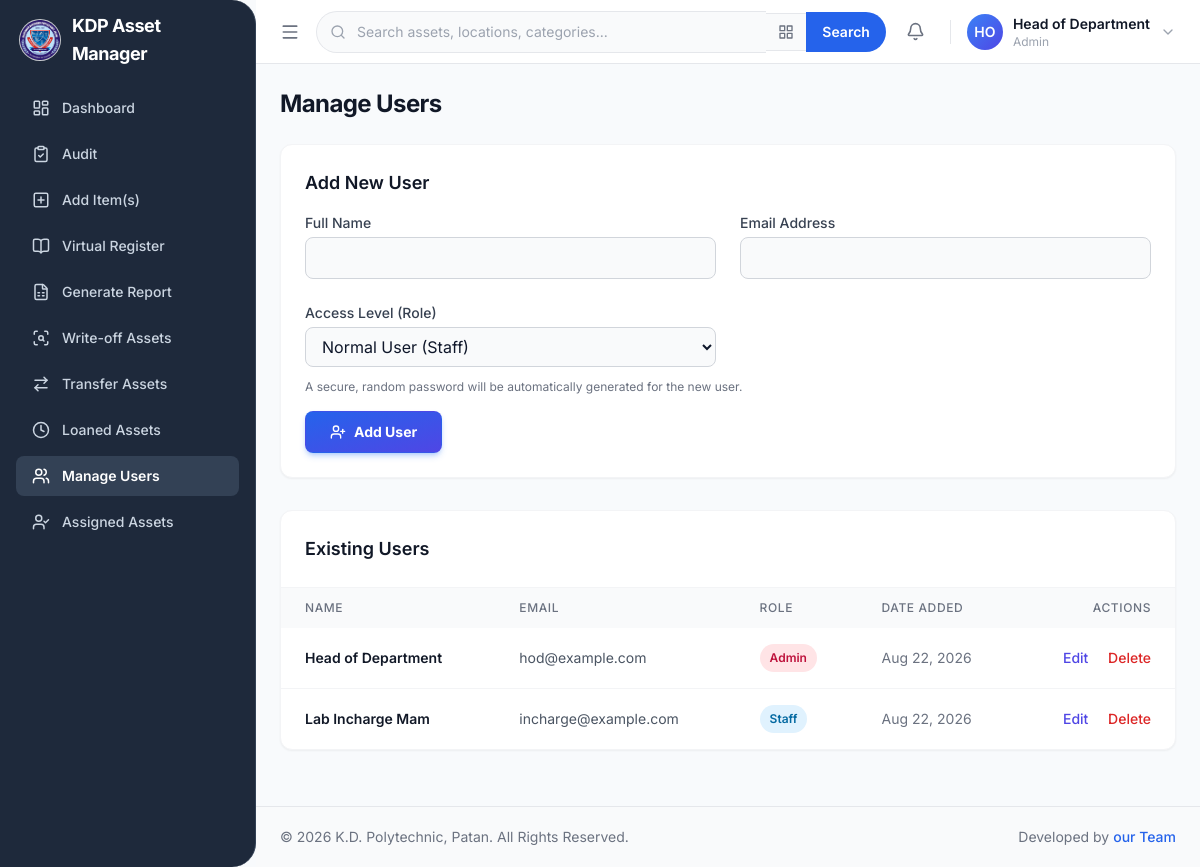
The page /manage-users.php (signed in) on the database its author committed.
### tables this page shows
CREATE TABLE users (
    id INT AUTO_INCREMENT PRIMARY KEY,
    full_name VARCHAR(100) NOT NULL,
    email VARCHAR(100) NOT NULL UNIQUE,
    password_hash VARCHAR(255) NOT NULL,
    role ENUM('admin', 'staff') DEFAULT 'staff',
    created_at TIMESTAMP DEFAULT CURRENT_TIMESTAMP
);

### manage-users.php (the view, shortened to what this page needs)
<?php
require 'db.php';
function getInitials($name) {
    $words = explode(' ', $name);
    $initials = '';
    foreach ($words as $word) {
        $initials .= strtoupper(substr($word, 0, 1));
    }
    return substr($initials, 0, 2);
}
$users = [];
$result = $conn->query("SELECT id, full_name, email, role, created_at FROM users ORDER BY created_at DESC");
if ($result) {
    $users = $result->fetch_all(MYSQLI_ASSOC);
}
$current_page = 'manage-users';
?>
<!DOCTYPE html>
<html lang="en">
<head>
<script src="https://cdn.tailwindcss.com"></script>
    <link rel="stylesheet" href="loader/loader.css" />
  <link rel="stylesheet" href="notifications.css" />
<body class="h-screen bg-slate-50 text-slate-900 antialiased">
<div class="h-screen flex overflow-hidden">
  <?php include 'sidebar.php'; ?>
  <div id="mainContent" class="flex-1 flex flex-col min-w-0 lg:ml-64 transition-all duration-300 ease-in-out h-screen overflow-hidden">
        <?php include 'topbar.php'; ?>
    <div class="flex-1 overflow-y-auto flex flex-col">
      <main class="flex-1 bg-slate-50 p-4 lg:p-6">
        <div class="max-w-4xl mx-auto">
          <h1 class="text-2xl font-bold text-gray-900 tracking-tight mb-6">Manage Users</h1>
          <div class="bg-white rounded-xl shadow-sm border border-gray-100 p-6 mb-8">
            <h2 class="text-lg font-semibold text-gray-900 mb-4">Add New User</h2>
            <form action="manage-users.php" method="POST" class="grid grid-cols-1 md:grid-cols-2 gap-6">
              <div>
                <label for="full_name" class="block text-sm font-medium text-gray-700 mb-1">Full Name</label>
                <input type="text" name="full_name" id="full_name" required class="w-full px-3 py-2 bg-gray-50 border border-gray-300 rounded-lg focus:outline-none focus:ring-2 focus:ring-blue-500/50 focus:border-blue-500 transition">
              </div>
              <div>
                <label for="email" class="block text-sm font-medium text-gray-700 mb-1">Email Address</label>
                <input type="email" name="email" id="email" required class="w-full px-3 py-2 bg-gray-50 border border-gray-300 rounded-lg focus:outline-none focus:ring-2 focus:ring-blue-500/50 focus:border-blue-500 transition">
              </div>
              <div>
                <label for="role" class="block text-sm font-medium text-gray-700 mb-1">Access Level (Role)</label>
                <select name="role" id="role" required class="w-full px-3 py-2 bg-gray-50 border border-gray-300 rounded-lg focus:outline-none focus:ring-2 focus:ring-blue-500/50 focus:border-blue-500 transition">
                  <option value="staff">Normal User (Staff)</option>
                </select>
              </div>
              <div class="md:col-span-2">
                  <p class="text-xs text-gray-500 -mt-3 mb-4">
                      A secure, random password will be automatically generated for the new user.
                  </p>
                <button type="submit" class="w-full sm:w-auto inline-flex justify-center items-center gap-2 px-6 py-2.5 border border-transparent text-sm font-bold rounded-lg text-white bg-gradient-to-br from-blue-600 to-indigo-600 hover:from-blue-700 hover:to-indigo-600 transition-all shadow-md shadow-blue-500/30 hover:shadow-lg hover:shadow-blue-500/40">
                  <i data-lucide="user-plus" style="width:16px;height:16px"></i>
                  Add User
                </button>
              </div>
            </form>
          </div>
          <div class="bg-white rounded-xl shadow-sm border border-gray-100">
            <div class="p-5 lg:p-6 border-b border-gray-100">
              <h2 class="text-lg font-semibold text-gray-900">Existing Users</h2>
            </div>
            <div class="overflow-x-auto">
              <table class="w-full text-sm min-w-[640px]">
                <thead class="bg-gray-50">
                  <tr class="text-left text-xs text-gray-500 uppercase tracking-wider">
                    <th class="px-6 py-3 font-medium">Name</th>
                    <th class="px-6 py-3 font-medium">Email</th>
                    <th class="px-6 py-3 font-medium">Role</th>
                    <th class="px-6 py-3 font-medium">Date Added</th>
                    <th class="px-6 py-3 font-medium text-right">Actions</th>
                  </tr>
                </thead>
                <tbody class="divide-y divide-gray-100">
                  <?php foreach ($users as $user): ?>
                  <tr>
                    <td class="px-6 py-4 whitespace-nowrap font-semibold text-gray-900"><?php echo htmlspecialchars($user['full_name']); ?></td>
                    <td class="px-6 py-4 whitespace-nowrap text-gray-600"><?php echo htmlspecialchars($user['email']); ?></td>
                    <td class="px-6 py-4 whitespace-nowrap">
                      <span class="px-2.5 py-1 inline-flex text-xs leading-5 font-semibold rounded-full <?php echo $user['role'] === 'admin' ? 'bg-rose-100 text-rose-700' : 'bg-sky-100 text-sky-700'; ?>">
                        <?php echo ucfirst(htmlspecialchars($user['role'])); ?>
                      </span>
                    </td>
                    <td class="px-6 py-4 whitespace-nowrap text-gray-500"><?php echo date('M d, Y', strtotime($user['created_at'])); ?></td>
                    <td class="px-6 py-4 whitespace-nowrap text-right text-sm font-medium">
                      <a href="edit_user.php?id=<?php echo $user['id']; ?>" class="text-indigo-600 hover:underline">Edit</a>
                      <?php if ($user['id'] !== $_SESSION['user_id']):  ?>
                        <a href="manage-users.php?action=delete_user&id=<?php echo $user['id']; ?>"
                           class="text-red-600 hover:text-red-900 ml-4"
                           onclick="return confirm('Are you sure you want to permanently delete this user? This action cannot be undone.');">Delete</a>
                      <?php endif; ?>
                    </td>
                  </tr>
                  <?php endforeach; ?>
                </tbody>
              </table>
            </div>
          </div>
        </div>
      </main>
      <?php include 'footer.php'; ?>
    </div>
  </div>
</div>
</html>

### sidebar.php (shortened to what this page needs)
<?php
$current_page = $current_page ?? '';
?>
<aside id="sidebar" class="w-64 flex flex-col fixed inset-y-0 left-0 z-40 transition-transform duration-300 ease-in-out border-r border-slate-700 rounded-tr-3xl rounded-br-3xl -translate-x-full lg:translate-x-0" style="background-color: #1e293b;">
    <a href="dashboard.php" class="h-20 flex items-center gap-3 px-5 shrink-0">
        <img src="kdp_logo.jpeg" alt="College Logo" class="h-10 w-10 rounded-full object-cover ring-1 ring-white/75">
        <span class="font-bold text-lg tracking-tight text-white">KDP Asset Manager</span>
    </a>
    <nav class="flex-1 overflow-y-auto px-4 py-2 space-y-1.5">
        <a href="dashboard.php?view=dashboard" class="flex items-center gap-3 px-4 py-2.5 rounded-lg text-sm font-medium transition-colors <?php echo ($current_page === 'dashboard') ? 'bg-slate-700 text-white font-semibold' : 'text-slate-300 hover:bg-slate-700 hover:text-white'; ?>">
            <i data-lucide="layout-dashboard" style="width:18px;height:18px"></i>
            Dashboard
        </a>
        <a href="dashboard.php?view=audit" class="flex items-center justify-between gap-3 px-4 py-2.5 rounded-lg text-sm font-medium transition-colors <?php echo ($current_page === 'audit') ? 'bg-slate-700 text-white font-semibold' : 'text-slate-300 hover:bg-slate-700 hover:text-white'; ?>">
            <span class="flex items-center gap-3">
                <i data-lucide="clipboard-check" style="width:18px;height:18px"></i>
                Audit
            </span>
        </a>
        <?php if (isset($_SESSION['role']) && $_SESSION['role'] === 'admin'): ?>
            <a href="dashboard.php?view=add-asset" class="flex items-center gap-3 px-4 py-2.5 rounded-lg text-sm font-medium transition-colors <?php echo ($current_page === 'add-asset') ? 'bg-slate-700 text-white font-semibold' : 'text-slate-300 hover:bg-slate-700 hover:text-white'; ?>">
                <i data-lucide="plus-square" style="width:18px;height:18px"></i>
                Add Item(s)
            </a>
            <a href="dashboard.php?view=register" class="flex items-center gap-3 px-4 py-2.5 rounded-lg text-sm font-medium transition-colors <?php echo ($current_page === 'register') ? 'bg-slate-700 text-white font-semibold' : 'text-slate-300 hover:bg-slate-700 hover:text-white'; ?>">
                <i data-lucide="book-open" style="width:18px;height:18px"></i>
                Virtual Register
            </a>
            <a href="dashboard.php?view=generate-report" class="flex items-center gap-3 px-4 py-2.5 rounded-lg text-sm font-medium transition-colors <?php echo ($current_page === 'generate-report') ? 'bg-slate-700 text-white font-semibold' : 'text-slate-300 hover:bg-slate-700 hover:text-white'; ?>">
                <i data-lucide="file-spreadsheet" style="width:18px;height:18px"></i>
                Generate Report
            </a>
            <a href="dashboard.php?view=write-off-assets" class="flex items-center gap-3 px-4 py-2.5 rounded-lg text-sm font-medium transition-colors <?php echo ($current_page === 'write-off-assets') ? 'bg-slate-700 text-white font-semibold' : 'text-slate-300 hover:bg-slate-700 hover:text-white'; ?>">
                <i data-lucide="scan-search" style="width:18px;height:18px"></i>
                Write-off Assets
            </a>
            <a href="dashboard.php?view=transfer-assets" class="flex items-center gap-3 px-4 py-2.5 rounded-lg text-sm font-medium transition-colors <?php echo ($current_page === 'transfer-assets') ? 'bg-slate-700 text-white font-semibold' : 'text-slate-300 hover:bg-slate-700 hover:text-white'; ?>">
                <i data-lucide="arrow-right-left" style="width:18px;height:18px"></i>
                Transfer Assets
            </a>
            <a href="dashboard.php?view=loaned-assets" class="flex items-center gap-3 px-4 py-2.5 rounded-lg text-sm font-medium transition-colors <?php echo ($current_page === 'loaned-assets') ? 'bg-slate-700 text-white font-semibold' : 'text-slate-300 hover:bg-slate-700 hover:text-white'; ?>">
                <i data-lucide="clock" style="width:18px;height:18px"></i>
                Loaned Assets
            </a>
            <a href="manage-users.php" class="flex items-center gap-3 px-4 py-2.5 rounded-lg text-sm font-medium transition-colors <?php echo ($current_page === 'manage-users') ? 'bg-slate-700 text-white font-semibold' : 'text-slate-300 hover:bg-slate-700 hover:text-white'; ?>">
                <i data-lucide="users" style="width:18px;height:18px"></i>
                Manage Users
            </a>
            <a href="assigned-assets.php" class="flex items-center justify-between gap-3 px-4 py-2.5 rounded-lg text-sm font-medium transition-colors <?php echo ($current_page === 'assigned-assets') ? 'bg-slate-700 text-white font-semibold' : 'text-slate-300 hover:bg-slate-700 hover:text-white'; ?>">
                <span class="flex items-center gap-3 min-w-0">
                <i data-lucide="user-check" style="width:18px;height:18px"></i>
                Assigned Assets
                </span>
            </a>
        <?php endif; ?>
    </nav>
</aside>

### topbar.php (shortened to what this page needs)
<header class="h-16 border-b border-gray-200 bg-white flex items-center justify-between px-4 lg:px-6 gap-3 shrink-0 sticky top-0 z-20">
    <div class="flex items-center gap-2 flex-1 min-w-0">
        <button id="menuBtn" class="p-2 -ml-2 rounded-lg hover:bg-gray-100 text-gray-500 shrink-0" aria-label="Toggle sidebar">
            <i data-lucide="menu" style="width:20px;height:20px"></i>
        </button>
        <div id="search-container" class="relative w-full flex items-center">
            <div class="absolute left-3.5 top-1/2 -translate-y-1/2 pointer-events-none">
            </div>
            <input type="text" id="searchInput"
                   placeholder="Search assets, locations, categories..."
                   class="w-full pl-10 pr-4 py-2.5 bg-gray-50 border border-r-0 border-gray-200 rounded-l-full text-sm text-gray-700 placeholder-gray-400 focus:outline-none focus:ring-2 focus:ring-blue-500/20 focus:border-blue-300 transition"
                   autocomplete="off" />
            <button id="qrScanBtn" title="Scan QR Code"
                    class="px-3 py-2.5 bg-gray-50 border border-x-0 border-gray-200 text-gray-500 hover:bg-blue-50 hover:text-blue-600 transition-colors"
                    onclick="openQrScanner()">
            </button>
            <button id="searchButton" class="px-4 py-2.5 bg-blue-600 text-white rounded-r-full hover:bg-blue-700 transition-colors text-sm font-semibold shrink-0">
                Search
            </button>
        </div>
    </div>
    <div class="flex items-center gap-3 sm:gap-4 shrink-0">
        <div id="notification-wrapper" class="notification-wrapper">
            <button type="button" class="notification-bell" aria-label="Notifications">
                <i data-lucide="bell" style="width:19px;height:19px"></i>
            </button>
        </div>
        <div class="relative">
            <button id="userMenuBtn" class="flex items-center gap-2.5 group">
                <div class="w-9 h-9 rounded-full bg-gradient-to-br from-blue-500 to-indigo-600 flex items-center justify-center text-white text-sm font-semibold shrink-0">
                    <?php echo getInitials($_SESSION['user_name']); ?>
                </div>
                <div class="hidden sm:block text-left leading-tight">
                    <p class="text-sm font-semibold text-gray-900"><?php echo htmlspecialchars($_SESSION['user_name']); ?></p>
                    <p class="text-xs text-gray-400"><?php echo htmlspecialchars(ucfirst($_SESSION['role'])); ?></p>
                </div>
                <i data-lucide="chevron-down" class="hidden sm:block text-gray-400 group-hover:text-gray-600 transition-colors" style="width:16px;height:16px"></i>
            </button>
        </div>
    </div>
</header>

### footer.php
<footer class="px-4 lg:px-6 py-5 border-t border-gray-200 bg-gray-50 text-sm text-gray-500 mt-8 flex-shrink-0">
    <div class="max-w-7xl mx-auto flex flex-col sm:flex-row justify-between items-center gap-2 text-center sm:text-left">
        <span>&copy; <?php echo date('Y'); ?> K.D. Polytechnic, Patan. All Rights Reserved.</span>
        <span>Developed by <a href="https://github.com/Ansh-vyas-coder/kd-polytechnic-asset-manager.git" class="font-medium text-blue-600 hover:text-blue-800 transition-colors">our Team</a></span>
    </div>
</footer>

### notifications.css (style rules this page uses)
.notification-wrapper { position: relative; }
.notification-bell { border: 0; background: transparent; cursor: pointer; color: #6b7280; display: inline-flex; align-items: center; justify-content: center; width: 36px; height: 36px; border-radius: 8px; position: relative; transition: background-color 0.15s, color 0.15s; }

### manage-users.php (style rules this page uses)
html, body { font-family: 'Inter', sans-serif; }

### rows shown on the page
users: full_name "Head of Department", email "hod@example.com", role "Admin", created_at "Aug 22, 2026"
users: full_name "Lab Incharge Mam", email "incharge@example.com", role "Staff", created_at "Aug 22, 2026"

### other values the page prints
getInitials($_SESSION['user_name']) "HO"
$_SESSION['user_name'] "Head of Department"
$_SESSION['role'] "Admin"
